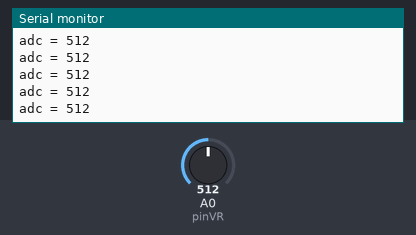
The sketch below on a simulated Arduino Uno, built with avr-gcc and run on an emulated ATmega328P. Parts: the last lines printed to the serial monitor. The test bench sets the inputs (shaded band); at power-on: A0 (pinVR) = 512.

Above: at 1.2 s.
1.3 s: A0 (pinVR) set to 716
At 1.31 s:
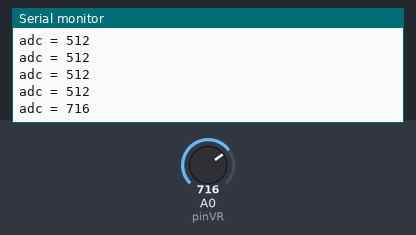
2.8 s: A0 (pinVR) set to 900
At 2.81 s:
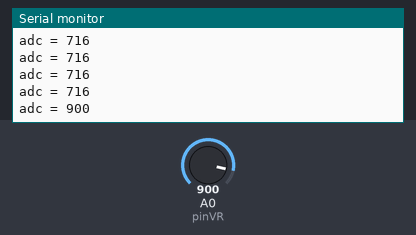
Timing chart, 0 to 5.8 s (numbered marks = the images above; inputs shaded):
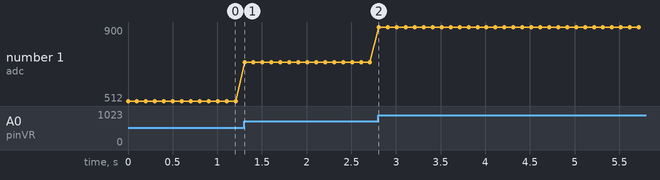

Measured:
- after the input at 1.3 s, the serial monitor: prints a new line at once (image 1)
- after the input at 2.8 s, the serial monitor: prints a new line at once (image 2)
- plotted number 1: 512 → 716 after the input at 1.3 s, 716 → 900 after the input at 2.8 s

The sketch:

arduino.ino
```cpp
const int pinVR = A0;

void setup() {
  Serial.begin(9600);
}
void loop() {
  int adc_res =analogRead(pinVR);
  Serial.print("adc = ");
  Serial.println(adc_res);
  delay(100);
}
```
